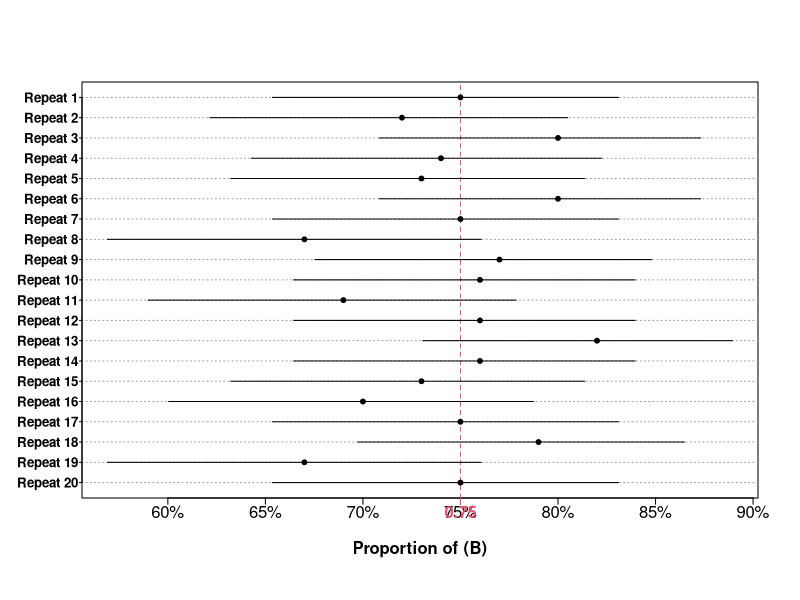

Reproduce this figure in R.
CI.bi = function(n, p, n.sim, ylabel = FALSE){
  
  fun = function(){
    x = rbinom(1, n, p)
   pe = x/n
   CI = binom.test(x, n, p)[[4]]
   c(CI[1], CI[2], pe)
  }
  
    sim = t(replicate(n.sim, fun()))
capture = sim[ ,1] <= p & p <= sim[ ,2]
      y = unlist(lapply(1:n.sim, function(x) c(x, x)))
  
  original.par = par(no.readonly = TRUE) ; on.exit(par(original.par))
  par(mgp = c(2, .2, 0), tck = -.015)
  plot(sim[, 1:2], y, ty = "n", ylab = NA, yaxt = "n", xaxt = "n", xlab = "Proportion of (B)", font.lab = 2)
  
  abline(h = 1:n.sim, col = 8, lty = 3)
  abline(v = p, lty = 2, col = 2)
  segments(sim[ ,1], 1:n.sim, sim[ ,2], 1:n.sim, lend = 1, col = ifelse(capture, 1, 2))
  axis(1, at = axTicks(1), labels = paste0(axTicks(1)*1e2, "%"))
  axis(1, at = p, col.axis = 2, col = 2, font = 2)
  if(ylabel) axis(2, at = 1:n.sim, labels = paste0("Repeat ", rev(1:n.sim)), font = 2, las = 1, cex.axis = .8, tck = -.006)
  points(sim[, 3], 1:n.sim, pch = 19, col = ifelse(capture, 1, 2), cex = ifelse(n.sim > 50, .6, .65))
  
  cat("Coverage =", mean(capture)*1e2, "%", "\n", "Long-run proportion =", mean(sim[, 3])*1e2, "%")
}
# Example of use:
CI.bi(n = 100, p = .75, n.sim = 20, ylabel = TRUE)
